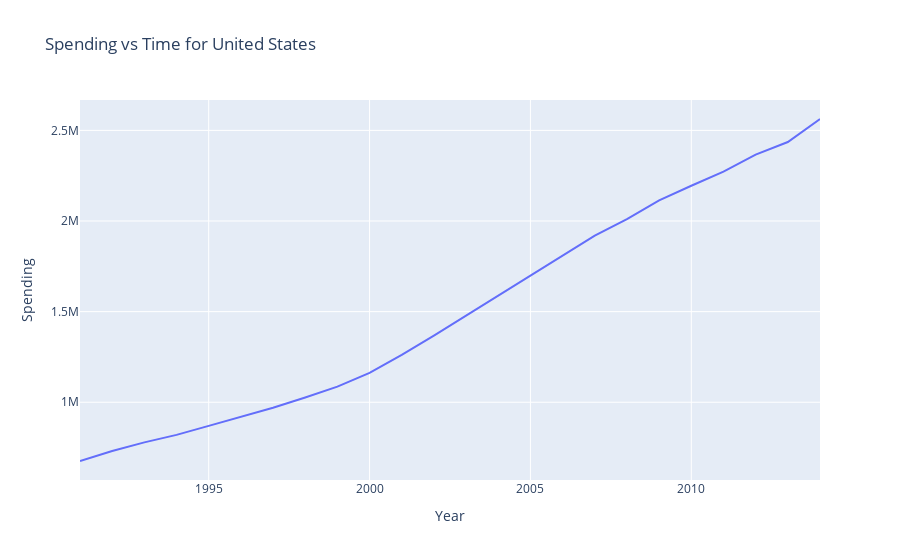

Notebook code cell kept with this figure:
### Code cell
df = pd.read_csv("Data/healthcare-spending.csv", skiprows=[0,1,56,57,58,59,60,61,62,63,64,65,66,67,68,69,70])

df_melted = df.melt(id_vars=['Location'], var_name='Year', value_name='Spending')
df_melted['Year'] = pd.to_datetime(df_melted['Year'].str.slice(stop=4), format='%Y').dt.year

USdf = df_melted[df_melted['Location'] == 'United States']

# Seaborn

plt.figure(figsize=(10, 6))
sns.lineplot(data=USdf, x="Year", y="Spending", linewidth=2.5)

plt.title("Spending vs Time for United States", fontsize=16)
plt.xlabel("Year", fontsize=14)
plt.ylabel("Spending", fontsize=14)

plt.show()


# Interactive plotly
fig = px.line(USdf, x="Year", y="Spending",
              title=f"Spending vs Time for United States",
              labels={"Year": "Year", "Spending": "Spending"})

# Display the plot
fig.show()

### Figure 1 — Plotly figure (JSON) as saved in the notebook; plotly's stock layout.template omitted (floating-point values rounded to 4 significant figures)
{"data": [{"hovertemplate": "Year=%{x}<br>Spending=%{y}<extra></extra>", "legendgroup": "", "line": {"color": "#636efa", "dash": "solid"}, "marker": {"symbol": "circle"}, "mode": "lines", "name": "", "orientation": "v", "showlegend": false, "type": "scatter", "x": [1991, 1992, 1993, 1994, 1995, 1996, 1997, 1998, 1999, 2000, 2001, 2002, 2003, 2004, 2005, 2006, 2007, 2008, 2009, 2010, 2011, 2012, 2013, 2014], "xaxis": "x", "y": [675896, 731455, 778684, 820172, 869578, 917540, 969531, 1026103, 1086280, 1162035, 1261944, 1367628, 1477697, 1587994, 1696222, 1804672, 1918820, 2010690, 2114221, 2194625, 2272582, 2365948, 2435624, 2562824], "yaxis": "y"}], "layout": {"legend": {"tracegroupgap": 0}, "title": {"text": "Spending vs Time for United States"}, "xaxis": {"anchor": "y", "domain": [0, 1], "title": {"text": "Year"}}, "yaxis": {"anchor": "x", "domain": [0, 1], "title": {"text": "Spending"}}}}
